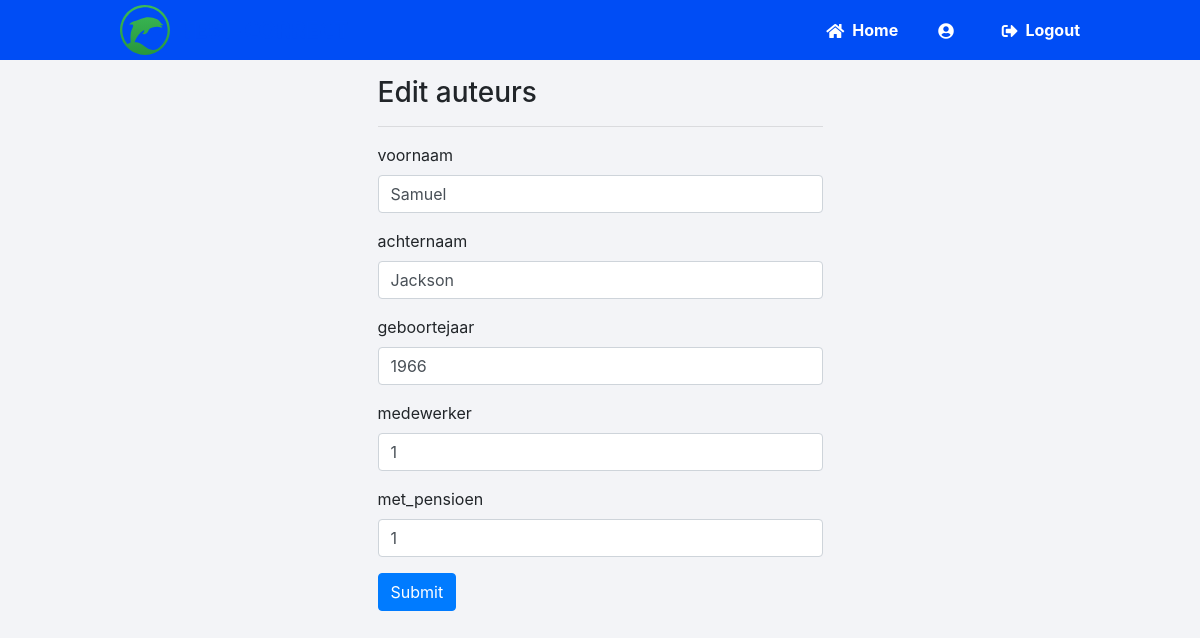
/edit_auteurs/1, run on an earlier commit of the app's database.
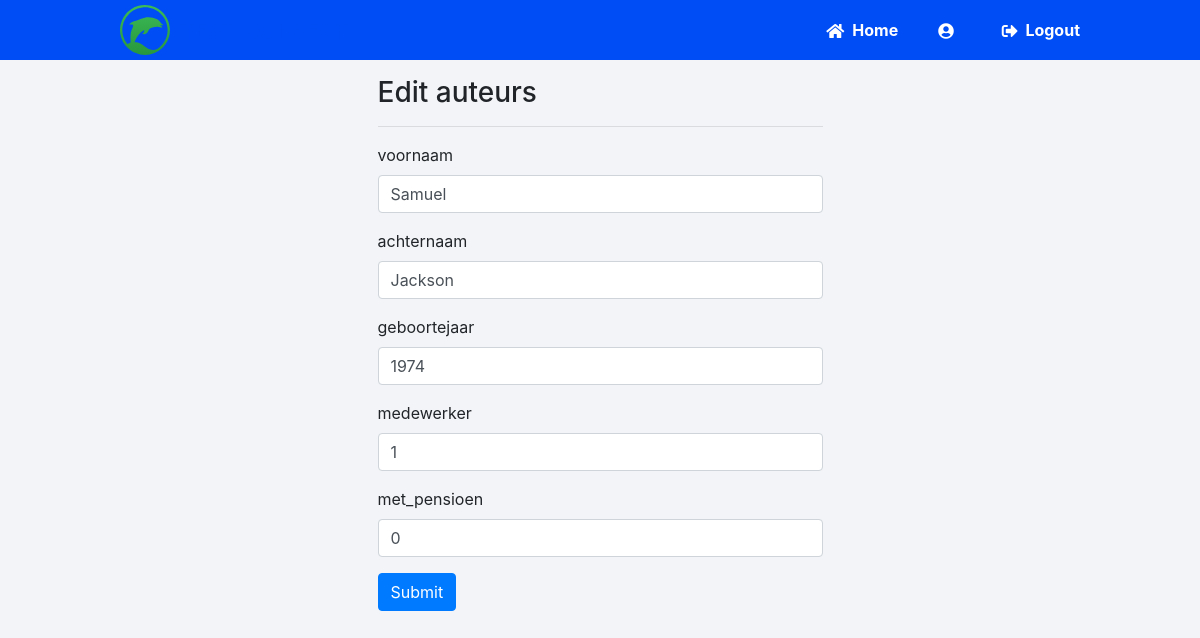
And on a later commit of the database.
### tables this page shows
CREATE TABLE "auteurs" (
  `id` integer NOT NULL
,  "voornaam" varchar(80) NOT NULL
,  "achternaam" varchar(80) NOT NULL
,  "geboortejaar" integer DEFAULT NULL
,  "medewerker" varchar(250) NOT NULL
,  "met_pensioen" integer NOT NULL
);

### main.py (the view, shortened to what this page needs)
@app.route("/edit_auteurs/<string:id>",methods=['POST','GET'])
def edit_auteurs(id):
    connection = sqlite3.connect('./databases/testcorrect_vragen.db', check_same_thread = False)
    connection.row_factory = sqlite3.Row
    cursor = connection.cursor()
    cursor.execute("select * from auteurs where id=?",(id,))
    data = cursor.fetchone()
    return render_template("edit_auteurs.html",datas=data)

### templates/edit_auteurs.html
{% extends 'layout.html' %}
{% block body %}
<div class='row'>
    <div class='col-5 mx-auto'>
        <h3>Edit auteurs</h3>
        <hr>
        <form method='post' action='{{url_for("edit_auteurs",id=datas.id)}}'>
            <div class='form-group'>
                <label>voornaam</label>
                <input type='text' name='voornaam' required class='form-control' value='{{datas.voornaam}}'>
            </div>
            <div class='form-group'>
                <label>achternaam</label>
                <input type='text' name='achternaam' required class='form-control' value='{{datas.achternaam}}'>
            </div>
            <div class='form-group'>
                <label>geboortejaar</label>
                <input type='number' min="1960" max="2022" name='geboortejaar' required class='form-control'
                    value='{{datas.geboortejaar}}'>
            </div>
            <div class='form-group'>
                <label>medewerker</label>
                <input type='text' name='medewerker' required class='form-control' value='{{datas.medewerker}}'>
            </div>
            <div class='form-group'>
                <label>met_pensioen</label>
                <input type='text' name='met_pensioen' required class='form-control' value='{{datas.met_pensioen}}'>
            </div>
            <input type='submit' value='Submit' class='btn btn-primary'>
        </form>
    </div>
</div>
{% endblock %}

### templates/layout.html (shortened to what this page needs)
<!DOCTYPE html>
<html>
<head>
	<link rel="stylesheet" href="{{ url_for('static', filename='style.css') }}">
	<link rel="stylesheet" href="https://use.fontawesome.com/releases/v5.7.1/css/all.css">
	<link rel="stylesheet" href="https://maxcdn.bootstrapcdn.com/bootstrap/4.0.0/css/bootstrap.min.css">
	<link href='https://cdn.datatables.net/1.13.1/css/jquery.dataTables.min.css' rel='stylesheet' type='text/css'>
</head>
<body class="loggedin">
	<nav class="navtop">
		<div>
			<a href="#" class="navbar-brand">
				<img src="/static/testcorrect-logo.svg" height="50" alt="testcorrect">
			</a>
			<h1></h1>
			<a href="{{ url_for('home') }}"><i class="fas fa-home"></i>Home</a>
			<a href="{{ url_for('profile') }}"><i class="fas fa-user-circle"></i>{{ session['username'] }}</a>
			<a href="{{ url_for('logout') }}"><i class="fas fa-sign-out-alt"></i>Logout</a>
		</div>
	</nav>
	<div class='container pt-3'>
		{% block body %}
		{% endblock %}
	</div>
</body>
</html>

### static/style.css (style rules this page uses)
* { -webkit-box-sizing: border-box; box-sizing: border-box; font-family: -apple-system, BlinkMacSystemFont, "segoe ui", roboto, oxygen, ubuntu, cantarell, "fira sans", "droid sans", "helvetica neue", Arial, sans-serif; font-size: 16px; -webkit-font-smoothing: antialiased; -moz-osx-font-smoothing: grayscale; }
body { background-color: #f0f2f5; margin: 0; }
.navtop { background-color: #004df5; height: 60px; width: 100%; border: 0; }
.navtop div { display: -webkit-box; display: -ms-flexbox; display: flex; margin: 0 auto; width: 1000px; height: 100%; }
.navtop div h1, .navtop div a { display: -webkit-inline-box; display: -ms-inline-flexbox; display: inline-flex; -webkit-box-align: center; -ms-flex-align: center; align-items: center; }
.navtop div h1 { -webkit-box-flex: 1; -ms-flex: 1; flex: 1; font-size: 24px; padding: 0; margin: 0; color: #eaebed; font-weight: normal; }
.navtop div a { padding: 0 20px; text-decoration: none; color: #fff; font-weight: bold; }
.navtop div a i { padding: 2px 8px 0 0; }
body.loggedin { background-color: #f3f4f7; }

What changed in the data, as far as the page shows it:
changed auteurs "Samuel": geboortejaar "1966" → "1974"; met_pensioen "1" → "0"
